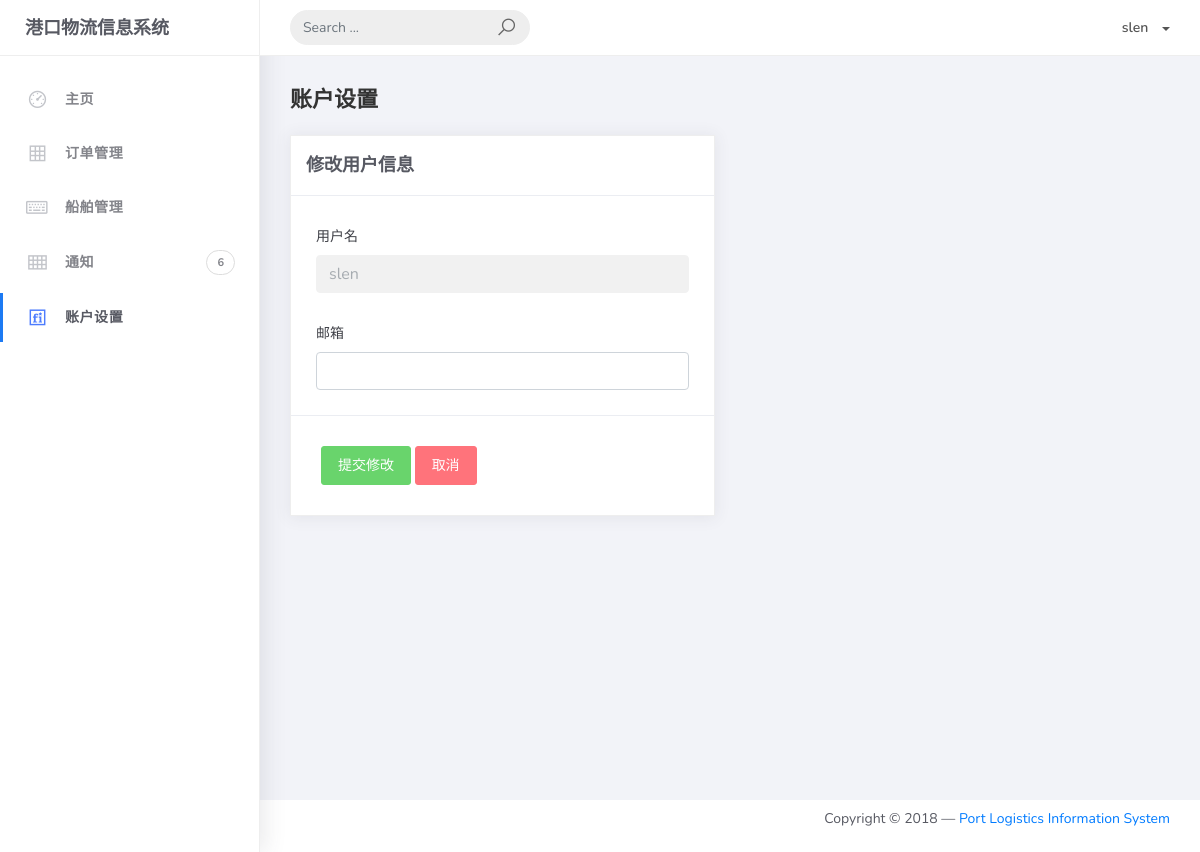
Page /change_email/ (signed in) on the earlier database version.
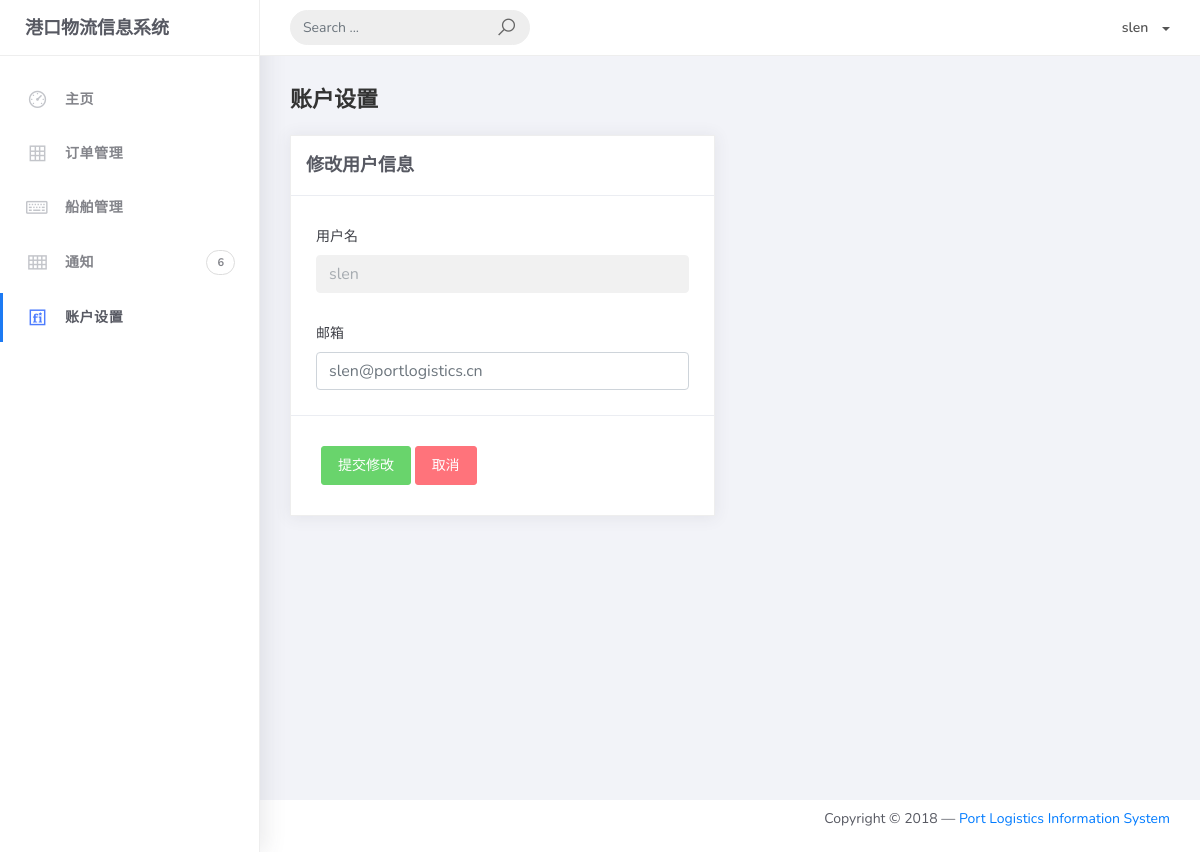
Same page on the later database version.
### login/models.py (models this page shows)
class ManagerUser(AbstractUser):
    class Meta(AbstractUser.Meta):
        pass

### login/views.py (the view)
# urls.py: path('change_email/', views.change_email, name="change_email")
def change_email(request):
    if not request.user.is_authenticated:
        return redirect('login')
    else:
        if request.method == 'POST':
            email = request.POST.get('email')
            user = request.user
            user.email = email
            user.save()
        return render(request,"change_email.html")

### login/templates/change_email.html (shortened to what this page needs)
{% extends 'profiles.html' %}
{% block main %}
    <form method="POST" class="card" novalidate="" action="{% url 'change_email' %}">
    <div class="card-header">
        <div class="card-title">修改用户信息</div>
    </div>
    <div class="card-body">
        <div class="form-group">
            <label for="disableinput">用户名</label>
            <input type="text" class="form-control" id="disableinput" placeholder="{{ user.username }}" disabled>
        </div>
        <div class="form-group">
            <label for="disableinput">邮箱</label>
            <input type="email" class="form-control" name="email" placeholder="{{ user.email }}">
        </div>
    </div>
    <div class="card-action">
        <button type="submit" class="btn btn-success">提交修改</button>
        <button class="btn btn-danger">取消</button>
    </div>
    </form>
{% endblock %}

### login/templates/index.html (shortened to what this page needs)
{% load staticfiles %}
<!DOCTYPE html>
<html>
<head>
	<link rel="stylesheet" href="{% static 'assets/css/bootstrap.min.css'%}">
	<link rel="stylesheet" href="{% static 'assets/css/ready.css'%}">
	<link rel="stylesheet" href="{% static 'assets/css/demo.css'%}">
</head>
<body>
	<div class="wrapper">
		<div class="main-header">
			<div class="logo-header">
				<a href="index.html" class="logo">
					港口物流信息系统
				</a>
			</div>
			<nav class="navbar navbar-header navbar-expand-lg">
				<div class="container-fluid">
					<form class="navbar-left navbar-form nav-search mr-md-3" action="">
						<div class="input-group">
							<input type="text" placeholder="Search ..." class="form-control">
							<div class="input-group-append">
								<span class="input-group-text">
									<i class="la la-search search-icon"></i>
								</span>
							</div>
						</div>
					</form>
					<ul class="navbar-nav topbar-nav ml-md-auto align-items-center">
						<li class="nav-item dropdown">
							<a class="dropdown-toggle profile-pic" data-toggle="dropdown" href="#" aria-expanded="false"> <span >{{ user.username }}</span> </a>
							</li>
						</ul>
					</div>
				</nav>
			</div>
			<div class="sidebar">
				<div class="scrollbar-inner sidebar-wrapper">
					<ul class="nav">
                    {% block sidebar %}{% endblock %}
					</ul>
				</div>
			</div>
			<div class="main-panel">
                {% block main-panel %}{% endblock %}
				</div>
				<footer class="footer">
					<div class="container-fluid">
						<nav class="pull-left">
							<ul class="nav">
								<li class="nav-item">
									<a class="nav-link" href="#">
									</a>
								</li>
							</ul>
						</nav>
						<div class="copyright ml-auto">
							Copyright © 2018 —  <a href="#">Port Logistics Information System</a>
					    </div>
                    </div>
				</footer>
			</div>
</body>
</html>

Differences in the rows shown:
changed ManagerUser "slen": email (not shown) → "slen@portlogistics.cn"
